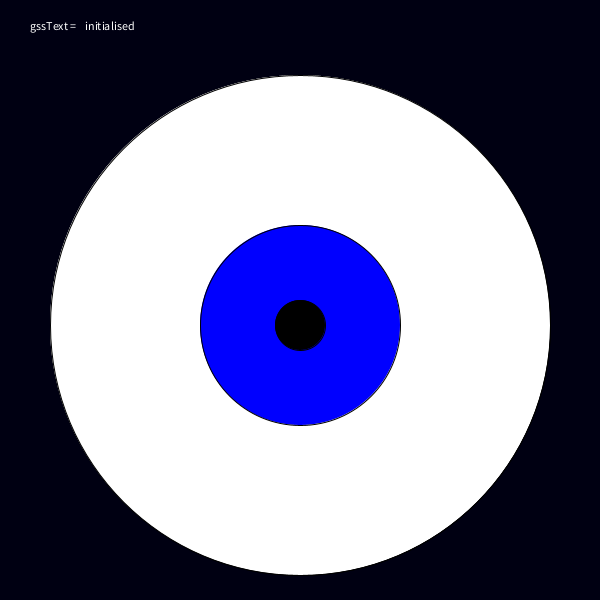
Frame 1 (no input)
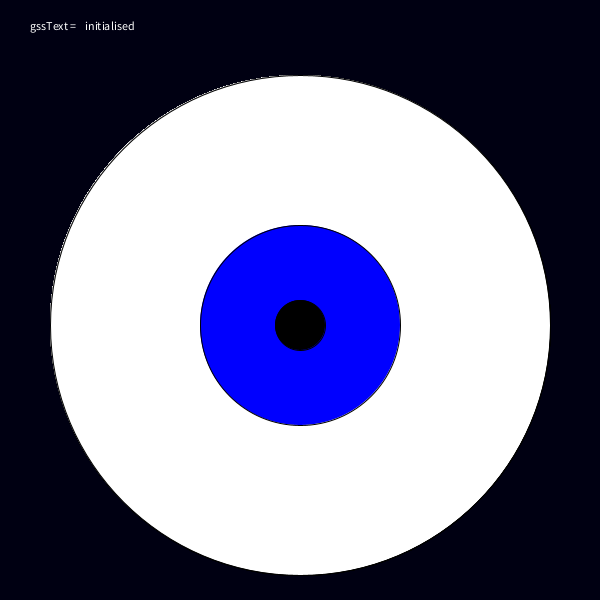
Frame 60 (the mouse pressed at the canvas centre just before this capture)
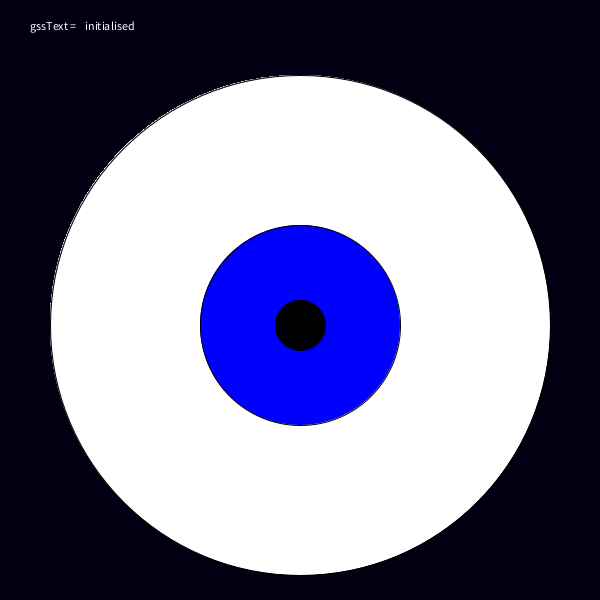
Frame 120 (the mouse held since frame 60 and released just before this capture)

The Processing sketch that drew these frames (run headless with seeded random() and noise(); from frame 60 on, the mouse is pressed at the canvas centre):

// Processing sketch: processing_94567
// ── processing_94567.pde

/*

virtual_twitr_janus
version2 [11/08/2012] alewis

*/

int gssEyeballUpDown=0; // will be used store data to use for eyeball servo
int gssEyeballLeftRight=0; // will be used store data to use for eyeball servo
String gssText="initialised"; // will be used store data to use for eyeball servo
String gssTextCheck = gssText;
int gssTextLength = 0; // initialise text length for reading from Google Spreadsheet
String randomChar = "x";
int eyeVinit = 325;// Vertical common start position
int eyeHLinit = 300;
int eyeHRinit = 225;
// initialise left eye
int eyeHL = eyeHLinit;
int eyeVL = eyeVinit;
int pupilHL = eyeHLinit;
int pupilHR = eyeHRinit;
int pupilVL = eyeVinit;
int pupilVR = eyeVinit;
float p=1.1;
// initialise right eye
int eyeHR = eyeHRinit; 
int eyeVR = eyeVinit;
int eyeDiameter = 500;
int eyeWidth = eyeDiameter;
int eyeHeight = eyeDiameter;
int inc = 5; //eyeball movement increment
int checkZH=0;
int checkZV=0;
int checkH =0;
int checkV=0;

color eyeColor = color(255, 255, 255);

int irisD = 200; // define iris size
int pupilD=50; //define pupil size
int hLeftRight = 90; // initialise L-R eyes at rest, centred (will stay same for both eyes as they move together)
int hUpDown = 90; // initialise U-D eyes at rest, centred (will stay same for both eyes as they move together)
int hLeftRightLast=90; //initialise check variable for changes L-R
int hUpDownLast = 90; //initialise check variable for changes U-D
int hMin = 0;
int vMin =0;
int hMax = 180;
int vMax = 180;



void setup ()
{

  size(600, 600);  
  background (0, 0, 18);
  fill (255,255, 255);
  //noStroke();
  text ("gssText = ", 30, 30);
  text (gssText, 85, 30);
  drawHead ();

  //
}

void draw ()
{
  moveEyes();
}

void keyPressed() {
  checkH = eyeHLinit-eyeHL; //calculate if horizontal eye position has reached limit
  int checkV = eyeVinit-eyeVL;
  int negFactorH=1;
  int negFactorV=1;
  if ((checkH <0)) {
    negFactorH=-1;
  } 
  else if ((checkH >=0)) { 
    negFactorH=1;
  }
  if ((checkV <0)) {
    negFactorV=-1;
  } 
  else if ((checkV >=0)) { 
    negFactorV=1;
  }
  println ("checkH = "+checkH); //debug print it
  println ("checkV = "+checkV);
  checkZH = int (negFactorH*sqrt(sq(checkH)+sq(checkV)));
  checkZV = int (negFactorV*sqrt(sq(checkH)+sq(checkV)));
  println ("checkZH = "+checkZH);
  if (key == CODED) 
  {
    if (keyCode == LEFT)
    {

      if (checkZH <(eyeDiameter/4)) {
        println ();
        eyeHL-= inc; 
        eyeHR-= inc;
        pupilHL-= negFactorH*p*inc; 
        pupilHR-= negFactorH*p*inc; 
      }
    } 
    else if (keyCode ==RIGHT)
    {
      if (checkZH >=(-eyeDiameter/4)) {
        println ();
        eyeHL+=inc; 
        eyeHR+=inc;
        pupilHL+=negFactorH*inc*p; 
        pupilHR+=negFactorH*inc*p; 
      }
    }
    if (keyCode == UP)
    {

      if (checkZV <((eyeDiameter/4))) {
        println ();
        eyeVL-=inc; 
        eyeVR-=inc;
        pupilVL-= negFactorV*p*inc;  
        pupilVR-= negFactorV*p*inc; 
      }
    } 
    else if (keyCode ==DOWN)
    {
      if (checkZV >=(-eyeDiameter/4)) {
        println ();
        eyeVL+=inc; 
        eyeVR+=inc;
        pupilVL+= negFactorV*p*inc;  
        pupilVR+= negFactorV*p*inc; 
      }
    }
  }
}

void moveEyes ()
{
  drawHead();
  fill (0, 0, 255);

  ellipse (eyeHL, eyeVL, irisD, irisD);
  fill (0,0,0);
  ellipse (pupilHL, pupilVL, pupilD,pupilD);
  //ellipse (eyeHR, eyeVR, irisD, irisD);
}
void drawHead () {
  //draw head
  
  /*
  fill (255, 250, 205);
  ellipse (eyeHLinit, eyeVinit, 550, 400);
  // draw mouth
  fill ( 255, 0, 0);
  ellipse (225, 400, 200, 60);
  fill (255, 255, 255);
  ellipse (225, 400, 150, 40);*/
  //draw left eye
  //
  fill (eyeColor);
  ellipse (eyeHLinit, eyeVinit, eyeWidth, eyeHeight);
  //draw right eye
  //ellipse (eyeHRinit, eyeVinit, eyeWidth, eyeHeight);
}
